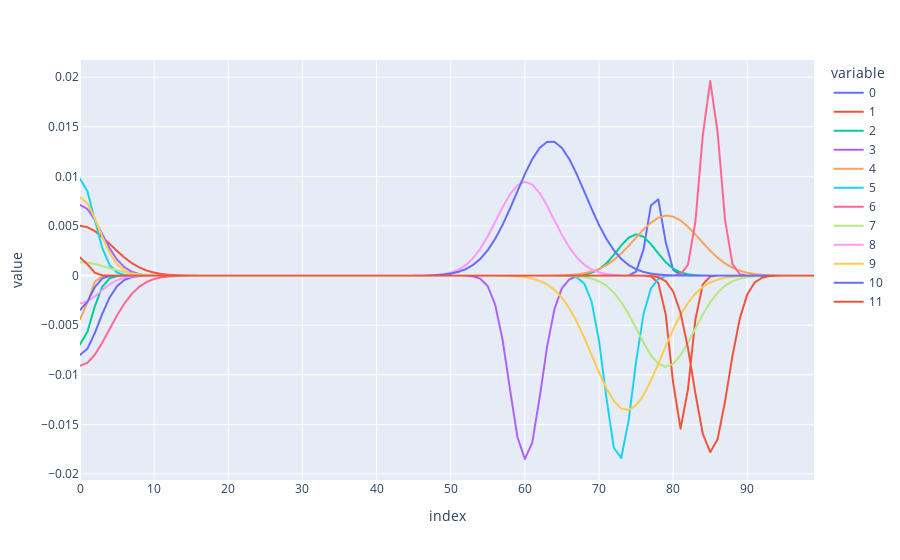
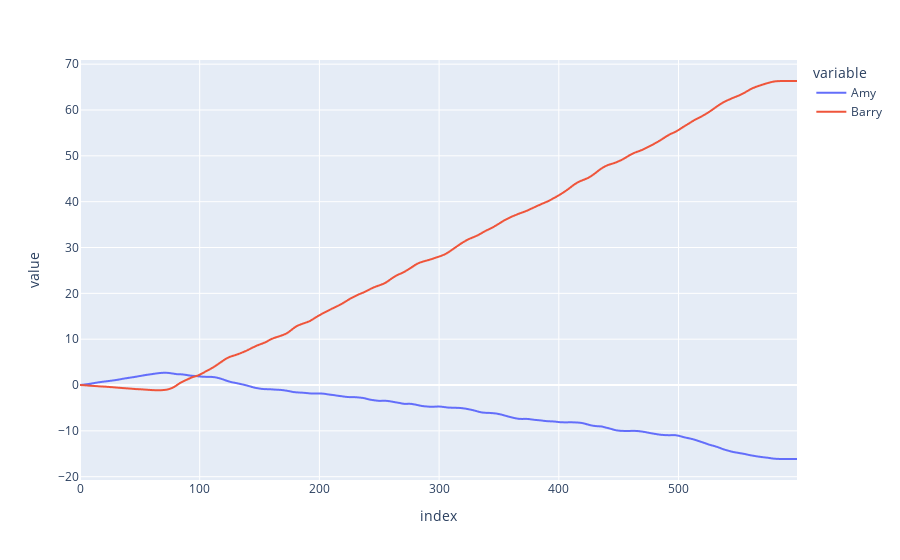

Notebook source saved alongside these figures, in order:
### Code cell
import numpy as np
import pandas as pd
import plotly.express as px
import sympy as sp


class Person:
    def __init__(self, name: str, foresight: int):
        self.name = name
        self.foresight = foresight
        self.decision_list = []

    def append_optimal_choice(
        self, choice_array: np.ndarray, decision_number: int, number_of_decisions: int
    ):
        # Get the row index of the highest sum of values in the choice array up to the person's "foresight" index
        highest_value_index = np.argmax(
            np.sum(choice_array[:, : self.foresight], axis=1)
        )

        # Extract this row from the choice array
        optimal_choice = choice_array[highest_value_index, :]

        # Pad initial and final values with nan
        optimal_choice_padded = np.pad(
            optimal_choice,
            (decision_number, number_of_decisions - decision_number),
            mode="constant",
            constant_values=np.nan,
        )

        # Append to decision list
        self.decision_list.append(optimal_choice_padded)

    def convert_decision_list_to_df(self):
        # Swap rows and columns
        decision_array = np.array(self.decision_list)
        decision_array_inverted = decision_array.T
        decision_df = pd.DataFrame(decision_array_inverted)
        self.decision_df = decision_df
        return decision_df

    def calc_life_score(self):
        # Sum columns
        self.decision_df["decision_sum"] = self.decision_df.sum(axis=1)

        # Calculate life score as the cumulative sum of the decision sums
        self.decision_df["life_score"] = self.decision_df["decision_sum"].cumsum()
        return self.decision_df


class LifeSimulation:
    def __init__(
        self,
        people: list[Person],
        n_choices: int,
    ):
        self.people = people
        self.n_choices = n_choices

    def add_person(self, person: Person):
        self.people.append(person)

    def get_people(self) -> list[Person]:
        return self.people

    def get_person_by_name(self, name: str) -> Person | None:
        for person in self.people:
            if person.name == name:
                return person
        return None

    def get_number_of_people(self) -> int:
        return len(self.people)

    def classic_choice_function(self, form: str):
        x = sp.symbols("x")

        m1 = 0
        m2 = 75
        s1 = 5
        s2 = 5

        if form == "now":
            a1 = np.random.uniform(0, 0.01)
            a2 = 0
        elif form == "later":
            a1 = 0
            a2 = np.random.uniform(0, 0.02)

        y = a1 * sp.exp(-((x - m1) ** 2) / (2 * s1**2)) + a2 * sp.exp(
            -((x - m2) ** 2) / (2 * s2**2)
        )

        return {"m1": m1, "m2": m2, "s1": s1, "s2": s2, "a1": a1, "a2": a2, "expr": y}

    def generate_opposites_choice_function(self, form: str):
        x = sp.symbols("x")

        m1 = 0
        m2 = np.random.uniform(60, 90)
        s1 = np.random.uniform(1, 5)
        s2 = np.random.uniform(1, 5)

        if form == "bad-good":
            a1 = np.random.uniform(-0.01, 0)
            a2 = np.random.uniform(0, 0.02)
        elif form == "good-bad":
            a1 = np.random.uniform(0, 0.01)
            a2 = np.random.uniform(-0.02, 0)

        y = a1 * sp.exp(-((x - m1) ** 2) / (2 * s1**2)) + a2 * sp.exp(
            -((x - m2) ** 2) / (2 * s2**2)
        )

        return {"m1": m1, "m2": m2, "s1": s1, "s2": s2, "a1": a1, "a2": a2, "expr": y}

    def generate_random_choice_function(self, seed=None):
        x = sp.symbols("x")

        if seed:
            np.random.seed(seed)
        m1 = np.random.uniform(10, 40)
        m2 = np.random.uniform(60, 90)
        s1 = np.random.uniform(1, 5)
        s2 = np.random.uniform(1, 5)
        a1 = np.random.uniform(-0.001, 0.001)
        a2 = np.random.uniform(-0.01, 0.01)

        y = a1 * sp.exp(-((x - m1) ** 2) / (2 * s1**2)) + a2 * sp.exp(
            -((x - m2) ** 2) / (2 * s2**2)
        )

        return {"m1": m1, "m2": m2, "s1": s1, "s2": s2, "a1": a1, "a2": a2, "expr": y}

    def generate_choice_array(self, n_choices: int):
        x = sp.symbols("x")

        # Generate n random functions (seeds for reproducibility)
        functions = [
            self.generate_opposites_choice_function(form=form)
            for form in ["bad-good", "good-bad"] * (n_choices // 2)
        ]

        # Create x values (100 points from 0 to 100)
        x_vals = np.linspace(0, 100, 100)

        # Build NumPy array: n rows (functions) × 100 columns (y values)
        choice_array = np.zeros((n_choices, 100))
        for i, func in enumerate(functions):
            y_func = sp.lambdify(x, func["expr"], "numpy")
            choice_array[i, :] = y_func(x_vals)
        return choice_array

    def simlulate_life(self, number_of_decisions: int):
        for person in self.people:
            for decision_number in range(number_of_decisions):
                choice_array = self.generate_choice_array(self.n_choices)
                person.append_optimal_choice(
                    choice_array, decision_number, number_of_decisions
                )
            person.convert_decision_list_to_df()
            person.calc_life_score()


def main():
    # Define people
    people = [
        Person("Amy", 50),
        Person("Barry", 100),
    ]

    # Define simulation configuration
    n_choices = 12
    number_of_decisions = 500

    # Run simulation
    simulation = LifeSimulation(people, n_choices)

    # Check example choice array
    choice_array = simulation.generate_choice_array(n_choices=n_choices)
    print(choice_array.shape)

    fig = px.line(choice_array.T)
    fig.show()

    # Run simulation
    simulation.simlulate_life(number_of_decisions)

    # Combine decision_df["life_score"] into single dataframe
    life_score_df = pd.DataFrame(
        {
            k: v
            for k, v in zip(
                [person.name for person in simulation.people],
                [person.decision_df["life_score"] for person in simulation.people],
            )
        }
    )

    print(life_score_df)

    # Plot life_score lines
    fig = px.line(life_score_df)
    fig.show()


if __name__ == "__main__":
    main()

### Figure 1 — Plotly figure (JSON) as saved in the notebook; plotly's stock layout.template omitted (floating-point values rounded to 4 significant figures)
{"data": [{"hovertemplate": "variable=0<br>index=%{x}<br>value=%{y}<extra></extra>", "legendgroup": "0", "line": {"color": "#636efa", "dash": "solid"}, "marker": {"symbol": "circle"}, "mode": "lines", "name": "0", "showlegend": true, "type": "scattergl", "x": [0, 1, 2, 3, 4, 5, 6, 7, 8, 9, 10, 11, 12, 13, 14, 15, 16, 17, 18, 19, 20, 21, 22, 23, 24, 25, 26, 27, 28, 29, 30, 31, 32, 33, 34, 35, 36, 37, 38, 39, 40, 41, 42, 43, 44, 45, 46, 47, 48, 49, 50, 51, 52, 53, 54, 55, 56, 57, 58, 59, 60, 61, 62, 63, 64, 65, 66, 67, 68, 69, 70, 71, 72, 73, 74, 75, 76, 77, 78, 79, 80, 81, 82, 83, 84, 85, 86, 87, 88, 89, 90, 91, 92, 93, 94, 95, 96, 97, 98, 99], "xaxis": "x", "y": [-0.007994, -0.007374, -0.005788, -0.003866, -0.002197, -0.001063, -0.0004373, -0.0001531, -4.563e-05, -1.157e-05, -2.496e-06, -4.583e-07, -7.16e-08, -9.518e-09, -1.077e-09, -1.036e-10, -8.487e-12, -5.915e-13, -3.508e-14, -1.77e-15, -7.602e-17, -2.778e-18, -8.636e-20, -2.285e-21, -5.144e-23, -9.854e-25, -1.606e-26, -2.228e-28, -2.63e-30, -2.641e-32, -2.257e-34, -1.642e-36, -1.016e-38, -5.349e-41, -2.397e-43, -9.138e-46, -2.965e-48, -8.184e-51, -1.923e-53, -3.843e-56, -6.537e-59, -9.461e-62, -1.165e-64, -1.221e-67, -1.089e-70, -8.263e-74, -5.335e-77, -2.931e-80, -1.371e-83, -5.453e-87, -1.846e-90, -5.317e-94, -1.303e-97, -2.718e-101, -4.825e-105, 1.256e-103, 6.695e-95, 1.438e-86, 1.244e-78, 4.332e-71, 6.076e-64, 3.432e-57, 7.809e-51, 7.155e-45, 2.64e-39, 3.923e-34, 2.348e-29, 5.659e-25, 5.493e-21, 2.147e-17, 3.38e-14, 2.143e-11, 5.472e-09, 5.627e-07, 2.33e-05, 0.0003886, 0.00261, 0.00706, 0.00769, 0.003374, 0.0005961, 4.241e-05, 1.215e-06, 1.402e-08, 6.518e-11, 1.22e-13, 9.196e-17, 2.791e-20, 3.413e-24, 1.68e-28, 3.332e-33, 2.66e-38, 8.555e-44, 1.108e-49, 5.779e-56, 1.214e-62, 1.027e-69, 3.499e-77, 4.8e-85, 2.652e-93], "yaxis": "y"}, {"hovertemplate": "variable=1<br>index=%{x}<br>value=%{y}<extra></extra>", "legendgroup": "1", "line": {"color": "#EF553B", "dash": "solid"}, "marker": {"symbol": "circle"}, "mode": "lines", "name": "1", "showlegend": true, "type": "scattergl", "x": [0, 1, 2, 3, 4, 5, 6, 7, 8, 9, 10, 11, 12, 13, 14, 15, 16, 17, 18, 19, 20, 21, 22, 23, 24, 25, 26, 27, 28, 29, 30, 31, 32, 33, 34, 35, 36, 37, 38, 39, 40, 41, 42, 43, 44, 45, 46, 47, 48, 49, 50, 51, 52, 53, 54, 55, 56, 57, 58, 59, 60, 61, 62, 63, 64, 65, 66, 67, 68, 69, 70, 71, 72, 73, 74, 75, 76, 77, 78, 79, 80, 81, 82, 83, 84, 85, 86, 87, 88, 89, 90, 91, 92, 93, 94, 95, 96, 97, 98, 99], "xaxis": "x", "y": [0.005021, 0.004881, 0.004484, 0.003892, 0.003193, 0.002475, 0.001814, 0.001255, 0.0008214, 0.0005078, 0.0002967, 0.0001638, 8.545e-05, 4.213e-05, 1.963e-05, 8.642e-06, 3.596e-06, 1.414e-06, 5.253e-07, 1.844e-07, 6.12e-08, 1.919e-08, 5.686e-09, 1.592e-09, 4.213e-10, 1.053e-10, 2.489e-11, 5.558e-12, 1.173e-12, 2.339e-13, 4.407e-14, 7.848e-15, 1.321e-15, 2.1e-16, 3.156e-17, 4.482e-18, 6.015e-19, 7.628e-20, 9.142e-21, 1.035e-21, 1.108e-22, 1.121e-23, 1.071e-24, 9.673e-26, 8.255e-27, 6.658e-28, 5.075e-29, 3.655e-30, 2.488e-31, 1.6e-32, 9.725e-34, 5.586e-35, 3.032e-36, 1.555e-37, 7.539e-39, 3.453e-40, 1.495e-41, 6.114e-43, 2.363e-44, 8.633e-46, 2.98e-47, 9.722e-49, 2.996e-50, -7.989e-49, -7.768e-44, -3.921e-39, -1.029e-34, -1.403e-30, -9.941e-27, -3.661e-23, -7.008e-20, -6.972e-17, -3.605e-14, -9.687e-12, -1.353e-09, -9.82e-08, -3.704e-06, -7.263e-05, -0.0007401, -0.003919, -0.01079, -0.01543, -0.01147, -0.004433, -0.0008902, -9.29e-05, -5.039e-06, -1.421e-07, -2.082e-09, -1.585e-11, -6.273e-14, -1.29e-16, -1.379e-19, -7.663e-23, -2.213e-26, -3.321e-30, -2.59e-34, -1.05e-38, -2.212e-43, -2.422e-48], "yaxis": "y"}, {"hovertemplate": "variable=2<br>index=%{x}<br>value=%{y}<extra></extra>", "legendgroup": "2", "line": {"color": "#00cc96", "dash": "solid"}, "marker": {"symbol": "circle"}, "mode": "lines", "name": "2", "showlegend": true, "type": "scattergl", "x": [0, 1, 2, 3, 4, 5, 6, 7, 8, 9, 10, 11, 12, 13, 14, 15, 16, 17, 18, 19, 20, 21, 22, 23, 24, 25, 26, 27, 28, 29, 30, 31, 32, 33, 34, 35, 36, 37, 38, 39, 40, 41, 42, 43, 44, 45, 46, 47, 48, 49, 50, 51, 52, 53, 54, 55, 56, 57, 58, 59, 60, 61, 62, 63, 64, 65, 66, 67, 68, 69, 70, 71, 72, 73, 74, 75, 76, 77, 78, 79, 80, 81, 82, 83, 84, 85, 86, 87, 88, 89, 90, 91, 92, 93, 94, 95, 96, 97, 98, 99], "xaxis": "x", "y": [-0.006939, -0.00567, -0.003093, -0.001127, -0.000274, -4.448e-05, -4.822e-06, -3.49e-07, -1.686e-08, -5.44e-10, -1.172e-11, -1.685e-13, -1.618e-15, -1.037e-17, -4.438e-20, -1.268e-22, -2.419e-25, -3.082e-28, -2.621e-31, -1.488e-34, -5.641e-38, -1.428e-41, -2.412e-45, -2.722e-49, -2.05e-53, -1.031e-57, -3.461e-62, -7.76e-67, -1.137e-71, 2.218e-70, 1.715e-67, 1.146e-64, 6.618e-62, 3.303e-59, 1.425e-56, 5.312e-54, 1.711e-51, 4.765e-49, 1.147e-46, 2.384e-44, 4.285e-42, 6.656e-40, 8.934e-38, 1.036e-35, 1.039e-33, 9.004e-32, 6.742e-30, 4.363e-28, 2.44e-26, 1.179e-24, 4.927e-23, 1.779e-21, 5.549e-20, 1.496e-18, 3.487e-17, 7.022e-16, 1.222e-14, 1.838e-13, 2.39e-12, 2.685e-11, 2.607e-10, 2.187e-09, 1.586e-08, 9.939e-08, 5.383e-07, 2.52e-06, 1.019e-05, 3.564e-05, 0.0001077, 0.0002811, 0.0006344, 0.001237, 0.002085, 0.003038, 0.003824, 0.00416, 0.003912, 0.003179, 0.002232, 0.001355, 0.0007105, 0.0003221, 0.0001262, 4.272e-05, 1.25e-05, 3.161e-06, 6.907e-07, 1.304e-07, 2.129e-08, 3.003e-09, 3.661e-10, 3.858e-11, 3.512e-12, 2.764e-13, 1.88e-14, 1.105e-15, 5.611e-17, 2.463e-18, 9.344e-20, 3.064e-21], "yaxis": "y"}, {"hovertemplate": "variable=3<br>index=%{x}<br>value=%{y}<extra></extra>", "legendgroup": "3", "line": {"color": "#ab63fa", "dash": "solid"}, "marker": {"symbol": "circle"}, "mode": "lines", "name": "3", "showlegend": true, "type": "scattergl", "x": [0, 1, 2, 3, 4, 5, 6, 7, 8, 9, 10, 11, 12, 13, 14, 15, 16, 17, 18, 19, 20, 21, 22, 23, 24, 25, 26, 27, 28, 29, 30, 31, 32, 33, 34, 35, 36, 37, 38, 39, 40, 41, 42, 43, 44, 45, 46, 47, 48, 49, 50, 51, 52, 53, 54, 55, 56, 57, 58, 59, 60, 61, 62, 63, 64, 65, 66, 67, 68, 69, 70, 71, 72, 73, 74, 75, 76, 77, 78, 79, 80, 81, 82, 83, 84, 85, 86, 87, 88, 89, 90, 91, 92, 93, 94, 95, 96, 97, 98, 99], "xaxis": "x", "y": [0.007125, 0.006713, 0.005616, 0.00417, 0.00275, 0.001609, 0.0008363, 0.0003858, 0.000158, 5.746e-05, 1.855e-05, 5.316e-06, 1.352e-06, 3.055e-07, 6.126e-08, 1.091e-08, 1.724e-09, 2.419e-10, 3.014e-11, 3.333e-12, 3.272e-13, 2.853e-14, 2.208e-15, 1.517e-16, 9.251e-18, 5.009e-19, 2.408e-20, 1.028e-21, 3.895e-23, 1.31e-24, 3.913e-26, 1.037e-27, 2.442e-29, 5.103e-31, 9.43e-33, -1.039e-32, -2.439e-30, -4.52e-28, -6.712e-26, -7.986e-24, -7.615e-22, -5.818e-20, -3.562e-18, -1.747e-16, -6.869e-15, -2.164e-13, -5.462e-12, -1.105e-10, -1.791e-09, -2.326e-08, -2.421e-07, -2.019e-06, -1.349e-05, -7.226e-05, -0.0003101, -0.001066, -0.002938, -0.006487, -0.01148, -0.01627, -0.01849, -0.01683, -0.01228, -0.007176, -0.003362, -0.001262, -0.0003795, -9.147e-05, -1.767e-05, -2.734e-06, -3.39e-07, -3.369e-08, -2.683e-09, -1.712e-10, -8.753e-12, -3.587e-13, -1.178e-14, -3.098e-16, -6.531e-18, -1.103e-19, -1.494e-21, -1.62e-23, -1.408e-25, -9.809e-28, -5.475e-30, -2.449e-32, -8.776e-35, -2.52e-37, -5.8e-40, -1.07e-42, -1.58e-45, -1.871e-48, -1.776e-51, -1.35e-54, -8.225e-58, -4.015e-61, -1.571e-64, -4.924e-68, -1.237e-71, -2.49e-75], "yaxis": "y"}, {"hovertemplate": "variable=4<br>index=%{x}<br>value=%{y}<extra></extra>", "legendgroup": "4", "line": {"color": "#FFA15A", "dash": "solid"}, "marker": {"symbol": "circle"}, "mode": "lines", "name": "4", "showlegend": true, "type": "scattergl", "x": [0, 1, 2, 3, 4, 5, 6, 7, 8, 9, 10, 11, 12, 13, 14, 15, 16, 17, 18, 19, 20, 21, 22, 23, 24, 25, 26, 27, 28, 29, 30, 31, 32, 33, 34, 35, 36, 37, 38, 39, 40, 41, 42, 43, 44, 45, 46, 47, 48, 49, 50, 51, 52, 53, 54, 55, 56, 57, 58, 59, 60, 61, 62, 63, 64, 65, 66, 67, 68, 69, 70, 71, 72, 73, 74, 75, 76, 77, 78, 79, 80, 81, 82, 83, 84, 85, 86, 87, 88, 89, 90, 91, 92, 93, 94, 95, 96, 97, 98, 99], "xaxis": "x", "y": [-0.00441, -0.002708, -0.0006275, -5.484e-05, -1.808e-06, -2.248e-08, -1.054e-10, -1.866e-13, -1.245e-16, -3.135e-20, -2.978e-24, -1.067e-28, -1.442e-33, -7.348e-39, -1.413e-44, 1.093e-49, 3.321e-48, 8.758e-47, 2.192e-45, 5.209e-44, 1.175e-42, 2.514e-41, 5.107e-40, 9.848e-39, 1.802e-37, 3.131e-36, 5.162e-35, 8.078e-34, 1.2e-32, 1.691e-31, 2.263e-30, 2.874e-29, 3.464e-28, 3.964e-27, 4.304e-26, 4.436e-25, 4.34e-24, 4.029e-23, 3.551e-22, 2.97e-21, 2.358e-20, 1.777e-19, 1.271e-18, 8.627e-18, 5.559e-17, 3.399e-16, 1.973e-15, 1.087e-14, 5.684e-14, 2.821e-13, 1.329e-12, 5.942e-12, 2.521e-11, 1.016e-10, 3.883e-10, 1.409e-09, 4.852e-09, 1.586e-08, 4.921e-08, 1.449e-07, 4.05e-07, 1.074e-06, 2.705e-06, 6.466e-06, 1.467e-05, 3.158e-05, 6.453e-05, 0.0001251, 0.0002304, 0.0004026, 0.0006676, 0.001051, 0.00157, 0.002226, 0.002996, 0.003828, 0.004641, 0.005341, 0.005834, 0.006048, 0.005951, 0.005558, 0.004927, 0.004146, 0.003311, 0.002509, 0.001805, 0.001233, 0.0007989, 0.0004914, 0.0002869, 0.000159, 8.363e-05, 4.175e-05, 1.978e-05, 8.897e-06, 3.798e-06, 1.539e-06, 5.917e-07, 2.16e-07], "yaxis": "y"}, {"hovertemplate": "variable=5<br>index=%{x}<br>value=%{y}<extra></extra>", "legendgroup": "5", "line": {"color": "#19d3f3", "dash": "solid"}, "marker": {"symbol": "circle"}, "mode": "lines", "name": "5", "showlegend": true, "type": "scattergl", "x": [0, 1, 2, 3, 4, 5, 6, 7, 8, 9, 10, 11, 12, 13, 14, 15, 16, 17, 18, 19, 20, 21, 22, 23, 24, 25, 26, 27, 28, 29, 30, 31, 32, 33, 34, 35, 36, 37, 38, 39, 40, 41, 42, 43, 44, 45, 46, 47, 48, 49, 50, 51, 52, 53, 54, 55, 56, 57, 58, 59, 60, 61, 62, 63, 64, 65, 66, 67, 68, 69, 70, 71, 72, 73, 74, 75, 76, 77, 78, 79, 80, 81, 82, 83, 84, 85, 86, 87, 88, 89, 90, 91, 92, 93, 94, 95, 96, 97, 98, 99], "xaxis": "x", "y": [0.009766, 0.008499, 0.005602, 0.002797, 0.001058, 0.0003029, 6.57e-05, 1.079e-05, 1.343e-06, 1.266e-07, 9.037e-09, 4.886e-10, 2.001e-11, 6.205e-13, 1.458e-14, 2.594e-16, 3.495e-18, 3.567e-20, 2.758e-22, 1.615e-24, 7.16e-27, 2.405e-29, 6.118e-32, 1.179e-34, 1.72e-37, 1.902e-40, 1.592e-43, 1.009e-46, 4.848e-50, 1.763e-53, 4.858e-57, 1.014e-60, 1.602e-64, 1.918e-68, 1.739e-72, 1.194e-76, 6.209e-81, -6.419e-82, -1.574e-77, -2.896e-73, -3.998e-69, -4.141e-65, -3.219e-61, -1.878e-57, -8.22e-54, -2.7e-50, -6.656e-47, -1.231e-43, -1.709e-40, -1.78e-37, -1.391e-34, -8.16e-32, -3.592e-29, -1.186e-26, -2.94e-24, -5.468e-22, -7.632e-20, -7.993e-18, -6.282e-16, -3.705e-14, -1.64e-12, -5.445e-11, -1.357e-09, -2.538e-08, -3.561e-07, -3.75e-06, -2.963e-05, -0.0001757, -0.0007819, -0.002611, -0.006543, -0.0123, -0.01736, -0.01838, -0.0146, -0.008708, -0.003896, -0.001308, -0.0003296, -6.231e-05, -8.84e-06, -9.412e-07, -7.519e-08, -4.508e-09, -2.028e-10, -6.846e-12, -1.734e-13, -3.297e-15, -4.704e-17, -5.035e-19, -4.045e-21, -2.438e-23, -1.103e-25, -3.744e-28, -9.536e-31, -1.823e-33, -2.615e-36, -2.814e-39, -2.273e-42, -1.378e-45], "yaxis": "y"}, {"hovertemplate": "variable=6<br>index=%{x}<br>value=%{y}<extra></extra>", "legendgroup": "6", "line": {"color": "#FF6692", "dash": "solid"}, "marker": {"symbol": "circle"}, "mode": "lines", "name": "6", "showlegend": true, "type": "scattergl", "x": [0, 1, 2, 3, 4, 5, 6, 7, 8, 9, 10, 11, 12, 13, 14, 15, 16, 17, 18, 19, 20, 21, 22, 23, 24, 25, 26, 27, 28, 29, 30, 31, 32, 33, 34, 35, 36, 37, 38, 39, 40, 41, 42, 43, 44, 45, 46, 47, 48, 49, 50, 51, 52, 53, 54, 55, 56, 57, 58, 59, 60, 61, 62, 63, 64, 65, 66, 67, 68, 69, 70, 71, 72, 73, 74, 75, 76, 77, 78, 79, 80, 81, 82, 83, 84, 85, 86, 87, 88, 89, 90, 91, 92, 93, 94, 95, 96, 97, 98, 99], "xaxis": "x", "y": [-0.009088, -0.008795, -0.007972, -0.006768, -0.005382, -0.004008, -0.002796, -0.001827, -0.001118, -0.0006407, -0.0003439, -0.0001729, -8.143e-05, -3.592e-05, -1.484e-05, -5.741e-06, -2.08e-06, -7.061e-07, -2.245e-07, -6.684e-08, -1.864e-08, -4.869e-09, -1.191e-09, -2.73e-10, -5.858e-11, -1.178e-11, -2.217e-12, -3.909e-13, -6.457e-14, -9.988e-15, -1.447e-15, -1.964e-16, -2.496e-17, -2.971e-18, -3.313e-19, -3.459e-20, -3.384e-21, -3.1e-22, -2.66e-23, -2.138e-24, -1.609e-25, -1.134e-26, -7.49e-28, -4.632e-29, -2.683e-30, -1.456e-31, -7.397e-33, -3.52e-34, -1.569e-35, -6.552e-37, -2.562e-38, -9.384e-40, -3.219e-41, -1.034e-42, -3.112e-44, -8.772e-46, -2.316e-47, -5.726e-49, -1.326e-50, -2.876e-52, -5.843e-54, -1.112e-55, -1.981e-57, -3.307e-59, -5.137e-61, 1.466e-57, 3.441e-52, 4.285e-47, 2.832e-42, 9.934e-38, 1.849e-33, 1.826e-29, 9.572e-26, 2.662e-22, 3.93e-19, 3.078e-16, 1.279e-13, 2.822e-11, 3.303e-09, 2.052e-07, 6.763e-06, 0.0001183, 0.001098, 0.005409, 0.01414, 0.01961, 0.01444, 0.00564, 0.001169, 0.0001286, 7.509e-06, 2.326e-07, 3.824e-09, 3.336e-11, 1.544e-13, 3.794e-16, 4.947e-19, 3.422e-22, 1.256e-25, 2.448e-29], "yaxis": "y"}, {"hovertemplate": "variable=7<br>index=%{x}<br>value=%{y}<extra></extra>", "legendgroup": "7", "line": {"color": "#B6E880", "dash": "solid"}, "marker": {"symbol": "circle"}, "mode": "lines", "name": "7", "showlegend": true, "type": "scattergl", "x": [0, 1, 2, 3, 4, 5, 6, 7, 8, 9, 10, 11, 12, 13, 14, 15, 16, 17, 18, 19, 20, 21, 22, 23, 24, 25, 26, 27, 28, 29, 30, 31, 32, 33, 34, 35, 36, 37, 38, 39, 40, 41, 42, 43, 44, 45, 46, 47, 48, 49, 50, 51, 52, 53, 54, 55, 56, 57, 58, 59, 60, 61, 62, 63, 64, 65, 66, 67, 68, 69, 70, 71, 72, 73, 74, 75, 76, 77, 78, 79, 80, 81, 82, 83, 84, 85, 86, 87, 88, 89, 90, 91, 92, 93, 94, 95, 96, 97, 98, 99], "xaxis": "x", "y": [0.001352, 0.001303, 0.001166, 0.0009683, 0.0007468, 0.0005347, 0.0003554, 0.0002194, 0.0001257, 6.688e-05, 3.303e-05, 1.515e-05, 6.451e-06, 2.55e-06, 9.361e-07, 3.19e-07, 1.009e-07, 2.965e-08, 8.086e-09, 2.048e-09, 4.814e-10, 1.051e-10, 2.13e-11, 4.007e-12, 7e-13, 1.135e-13, 1.71e-14, 2.391e-15, 3.103e-16, 3.74e-17, 4.186e-18, 4.348e-19, 4.195e-20, 3.757e-21, 3.124e-22, 2.411e-23, 1.728e-24, 1.15e-25, 6.284e-27, -1.283e-26, -1.99e-25, -2.793e-24, -3.661e-23, -4.48e-22, -5.119e-21, -5.461e-20, -5.439e-19, -5.059e-18, -4.393e-17, -3.562e-16, -2.696e-15, -1.906e-14, -1.258e-13, -7.751e-13, -4.459e-12, -2.395e-11, -1.202e-10, -5.627e-10, -2.46e-09, -1.005e-08, -3.829e-08, -1.363e-07, -4.529e-07, -1.405e-06, -4.072e-06, -1.101e-05, -2.782e-05, -6.56e-05, -0.0001444, -0.0002969, -0.00057, -0.001022, -0.001709, -0.002671, -0.003896, -0.005307, -0.00675, -0.008015, -0.008887, -0.0092, -0.008892, -0.008025, -0.006762, -0.00532, -0.003908, -0.002681, -0.001717, -0.001027, -0.0005731, -0.0002987, -0.0001454, -6.608e-05, -2.804e-05, -1.111e-05, -4.109e-06, -1.419e-06, -4.576e-07, -1.378e-07, -3.874e-08, -1.017e-08], "yaxis": "y"}, {"hovertemplate": "variable=8<br>index=%{x}<br>value=%{y}<extra></extra>", "legendgroup": "8", "line": {"color": "#FF97FF", "dash": "solid"}, "marker": {"symbol": "circle"}, "mode": "lines", "name": "8", "showlegend": true, "type": "scattergl", "x": [0, 1, 2, 3, 4, 5, 6, 7, 8, 9, 10, 11, 12, 13, 14, 15, 16, 17, 18, 19, 20, 21, 22, 23, 24, 25, 26, 27, 28, 29, 30, 31, 32, 33, 34, 35, 36, 37, 38, 39, 40, 41, 42, 43, 44, 45, 46, 47, 48, 49, 50, 51, 52, 53, 54, 55, 56, 57, 58, 59, 60, 61, 62, 63, 64, 65, 66, 67, 68, 69, 70, 71, 72, 73, 74, 75, 76, 77, 78, 79, 80, 81, 82, 83, 84, 85, 86, 87, 88, 89, 90, 91, 92, 93, 94, 95, 96, 97, 98, 99], "xaxis": "x", "y": [-0.002805, -0.002609, -0.002099, -0.001462, -0.0008803, -0.0004587, -0.0002068, -8.066e-05, -2.722e-05, -7.945e-06, -2.007e-06, -4.384e-07, -8.288e-08, -1.355e-08, -1.918e-09, -2.348e-10, -2.486e-11, -2.278e-12, -1.805e-13, -1.238e-14, -7.346e-16, -3.77e-17, -1.674e-18, -6.428e-20, -1.572e-21, 6.313e-21, 6.706e-20, 6.591e-19, 6.051e-18, 5.189e-17, 4.158e-16, 3.112e-15, 2.175e-14, 1.421e-13, 8.668e-13, 4.94e-12, 2.63e-11, 1.308e-10, 6.078e-10, 2.638e-09, 1.07e-08, 4.051e-08, 1.433e-07, 4.737e-07, 1.463e-06, 4.218e-06, 1.137e-05, 2.861e-05, 6.726e-05, 0.0001477, 0.0003031, 0.0005809, 0.00104, 0.00174, 0.002718, 0.003968, 0.00541, 0.006891, 0.008199, 0.009113, 0.009463, 0.009178, 0.008317, 0.007039, 0.005566, 0.004111, 0.002837, 0.001829, 0.001101, 0.0006194, 0.0003255, 0.0001598, 7.325e-05, 3.138e-05, 1.256e-05, 4.693e-06, 1.639e-06, 5.346e-07, 1.629e-07, 4.637e-08, 1.233e-08, 3.063e-09, 7.108e-10, 1.541e-10, 3.12e-11, 5.902e-12, 1.043e-12, 1.722e-13, 2.655e-14, 3.825e-15, 5.147e-16, 6.471e-17, 7.599e-18, 8.336e-19, 8.542e-20, 8.177e-21, 7.313e-22, 6.109e-23, 4.768e-24, 3.476e-25], "yaxis": "y"}, {"hovertemplate": "variable=9<br>index=%{x}<br>value=%{y}<extra></extra>", "legendgroup": "9", "line": {"color": "#FECB52", "dash": "solid"}, "marker": {"symbol": "circle"}, "mode": "lines", "name": "9", "showlegend": true, "type": "scattergl", "x": [0, 1, 2, 3, 4, 5, 6, 7, 8, 9, 10, 11, 12, 13, 14, 15, 16, 17, 18, 19, 20, 21, 22, 23, 24, 25, 26, 27, 28, 29, 30, 31, 32, 33, 34, 35, 36, 37, 38, 39, 40, 41, 42, 43, 44, 45, 46, 47, 48, 49, 50, 51, 52, 53, 54, 55, 56, 57, 58, 59, 60, 61, 62, 63, 64, 65, 66, 67, 68, 69, 70, 71, 72, 73, 74, 75, 76, 77, 78, 79, 80, 81, 82, 83, 84, 85, 86, 87, 88, 89, 90, 91, 92, 93, 94, 95, 96, 97, 98, 99], "xaxis": "x", "y": [0.007883, 0.007296, 0.005784, 0.003928, 0.002285, 0.001139, 0.0004862, 0.0001778, 5.568e-05, 1.494e-05, 3.434e-06, 6.761e-07, 1.14e-07, 1.648e-08, 2.039e-09, 2.161e-10, 1.963e-11, 1.527e-12, 1.017e-13, 5.807e-15, 2.84e-16, 1.189e-17, 4.267e-19, 1.311e-20, 3.452e-22, 7.778e-24, 7.708e-26, -6.728e-25, -5.934e-24, -4.975e-23, -3.98e-22, -3.037e-21, -2.212e-20, -1.537e-19, -1.018e-18, -6.441e-18, -3.887e-17, -2.238e-16, -1.229e-15, -6.441e-15, -3.221e-14, -1.537e-13, -6.994e-13, -3.037e-12, -1.258e-11, -4.975e-11, -1.876e-10, -6.753e-10, -2.319e-09, -7.596e-09, -2.374e-08, -7.08e-08, -2.014e-07, -5.468e-07, -1.416e-06, -3.5e-06, -8.252e-06, -1.856e-05, -3.984e-05, -8.158e-05, -0.0001594, -0.0002971, -0.0005284, -0.0008967, -0.001452, -0.002243, -0.003305, -0.004647, -0.006235, -0.007981, -0.009747, -0.01136, -0.01263, -0.01339, -0.01355, -0.01309, -0.01206, -0.0106, -0.008888, -0.007111, -0.005429, -0.003954, -0.002748, -0.001822, -0.001153, -0.0006957, -0.0004006, -0.0002201, -0.0001154, -5.771e-05, -2.754e-05, -1.254e-05, -5.447e-06, -2.258e-06, -8.928e-07, -3.368e-07, -1.212e-07, -4.164e-08, -1.365e-08, -4.266e-09], "yaxis": "y"}, {"hovertemplate": "variable=10<br>index=%{x}<br>value=%{y}<extra></extra>", "legendgroup": "10", "line": {"color": "#636efa", "dash": "solid"}, "marker": {"symbol": "circle"}, "mode": "lines", "name": "10", "showlegend": true, "type": "scattergl", "x": [0, 1, 2, 3, 4, 5, 6, 7, 8, 9, 10, 11, 12, 13, 14, 15, 16, 17, 18, 19, 20, 21, 22, 23, 24, 25, 26, 27, 28, 29, 30, 31, 32, 33, 34, 35, 36, 37, 38, 39, 40, 41, 42, 43, 44, 45, 46, 47, 48, 49, 50, 51, 52, 53, 54, 55, 56, 57, 58, 59, 60, 61, 62, 63, 64, 65, 66, 67, 68, 69, 70, 71, 72, 73, 74, 75, 76, 77, 78, 79, 80, 81, 82, 83, 84, 85, 86, 87, 88, 89, 90, 91, 92, 93, 94, 95, 96, 97, 98, 99], "xaxis": "x", "y": [-0.003471, -0.002635, -0.001153, -0.0002907, -4.223e-05, -3.536e-06, -1.706e-07, -4.746e-09, -7.606e-11, -7.024e-13, -3.739e-15, -1.147e-17, -2.027e-20, -2.065e-23, -8.313e-27, 3.658e-26, 3.351e-25, 2.931e-24, 2.449e-23, 1.953e-22, 1.488e-21, 1.082e-20, 7.515e-20, 4.984e-19, 3.156e-18, 1.909e-17, 1.102e-16, 6.077e-16, 3.2e-15, 1.609e-14, 7.725e-14, 3.542e-13, 1.551e-12, 6.482e-12, 2.588e-11, 9.865e-11, 3.591e-10, 1.248e-09, 4.143e-09, 1.313e-08, 3.974e-08, 1.149e-07, 3.17e-07, 8.353e-07, 2.102e-06, 5.051e-06, 1.159e-05, 2.539e-05, 5.313e-05, 0.0001061, 0.0002025, 0.0003689, 0.0006418, 0.001066, 0.001691, 0.002562, 0.003705, 0.005117, 0.006749, 0.0085, 0.01022, 0.01174, 0.01287, 0.01348, 0.01348, 0.01287, 0.01173, 0.01022, 0.008494, 0.006743, 0.005112, 0.0037, 0.002558, 0.001688, 0.001064, 0.0006405, 0.0003681, 0.000202, 0.0001059, 5.299e-05, 2.532e-05, 1.155e-05, 5.035e-06, 2.095e-06, 8.323e-07, 3.158e-07, 1.144e-07, 3.958e-08, 1.308e-08, 4.125e-09, 1.242e-09, 3.574e-10, 9.816e-11, 2.575e-11, 6.448e-12, 1.542e-12, 3.522e-13, 7.681e-14, 1.599e-14, 3.18e-15], "yaxis": "y"}, {"hovertemplate": "variable=11<br>index=%{x}<br>value=%{y}<extra></extra>", "legendgroup": "11", "line": {"color": "#EF553B", "dash": "solid"}, "marker": {"symbol": "circle"}, "mode": "lines", "name": "11", "showlegend": true, "type": "scattergl", "x": [0, 1, 2, 3, 4, 5, 6, 7, 8, 9, 10, 11, 12, 13, 14, 15, 16, 17, 18, 19, 20, 21, 22, 23, 24, 25, 26, 27, 28, 29, 30, 31, 32, 33, 34, 35, 36, 37, 38, 39, 40, 41, 42, 43, 44, 45, 46, 47, 48, 49, 50, 51, 52, 53, 54, 55, 56, 57, 58, 59, 60, 61, 62, 63, 64, 65, 66, 67, 68, 69, 70, 71, 72, 73, 74, 75, 76, 77, 78, 79, 80, 81, 82, 83, 84, 85, 86, 87, 88, 89, 90, 91, 92, 93, 94, 95, 96, 97, 98, 99], "xaxis": "x", "y": [0.00182, 0.00115, 0.0002901, 2.922e-05, 1.175e-06, 1.887e-08, 1.21e-10, 3.096e-13, 3.164e-16, 1.291e-19, 2.103e-23, 1.368e-27, 3.552e-32, 3.683e-37, 1.525e-42, 2.52e-48, 1.663e-54, 4.381e-61, 4.609e-68, 1.936e-75, 3.246e-83, 2.173e-91, 5.809e-100, 6.2e-109, 2.642e-118, 4.494e-128, 3.053e-138, -6.746e-139, -3.057e-134, -1.15e-129, -3.592e-125, -9.314e-121, -2.005e-116, -3.582e-112, -5.313e-108, -6.541e-104, -6.686e-100, -5.673e-96, -3.996e-92, -2.337e-88, -1.134e-84, -4.571e-81, -1.529e-77, -4.246e-74, -9.787e-71, -1.873e-67, -2.975e-64, -3.924e-61, -4.295e-58, -3.904e-55, -2.945e-52, -1.844e-49, -9.588e-47, -4.138e-44, -1.483e-41, -4.41e-39, -1.089e-36, -2.231e-34, -3.797e-32, -5.362e-30, -6.287e-28, -6.12e-26, -4.945e-24, -3.317e-22, -1.847e-20, -8.537e-19, -3.276e-17, -1.044e-15, -2.76e-14, -6.058e-13, -1.104e-11, -1.67e-10, -2.097e-09, -2.186e-08, -1.892e-07, -1.359e-06, -8.106e-06, -4.013e-05, -0.0001649, -0.0005627, -0.001594, -0.003747, -0.007314, -0.01185, -0.01594, -0.0178, -0.01649, -0.01269, -0.008107, -0.004299, -0.001892, -0.0006914, -0.0002097, -5.282e-05, -1.104e-05, -1.916e-06, -2.76e-07, -3.301e-08, -3.277e-09, -2.7e-10], "yaxis": "y"}], "layout": {"legend": {"title": {"text": "variable"}, "tracegroupgap": 0}, "margin": {"t": 60}, "xaxis": {"anchor": "y", "domain": [0, 1], "title": {"text": "index"}}, "yaxis": {"anchor": "x", "domain": [0, 1], "title": {"text": "value"}}}}

### Figure 2 — Plotly figure (JSON) as saved in the notebook; plotly's stock layout.template omitted (floating-point values rounded to 4 significant figures; data arrays with more than 128 entries replaced by an {"elided": "..."} marker saying what was removed)
{"data": [{"hovertemplate": "variable=Amy<br>index=%{x}<br>value=%{y}<extra></extra>", "legendgroup": "Amy", "line": {"color": "#636efa", "dash": "solid"}, "marker": {"symbol": "circle"}, "mode": "lines", "name": "Amy", "showlegend": true, "type": "scattergl", "x": {"elided": "600 int values"}, "xaxis": "x", "y": {"elided": "600 float values"}, "yaxis": "y"}, {"hovertemplate": "variable=Barry<br>index=%{x}<br>value=%{y}<extra></extra>", "legendgroup": "Barry", "line": {"color": "#EF553B", "dash": "solid"}, "marker": {"symbol": "circle"}, "mode": "lines", "name": "Barry", "showlegend": true, "type": "scattergl", "x": {"elided": "600 int values"}, "xaxis": "x", "y": {"elided": "600 float values"}, "yaxis": "y"}], "layout": {"legend": {"title": {"text": "variable"}, "tracegroupgap": 0}, "margin": {"t": 60}, "xaxis": {"anchor": "y", "domain": [0, 1], "title": {"text": "index"}}, "yaxis": {"anchor": "x", "domain": [0, 1], "title": {"text": "value"}}}}
